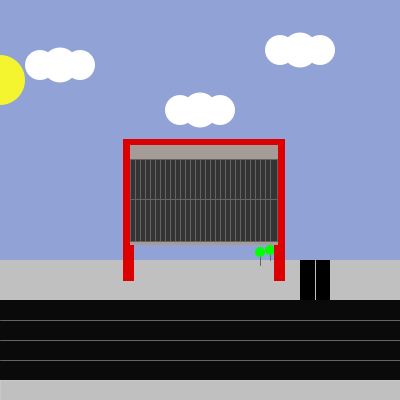
Frame 1 (no input)
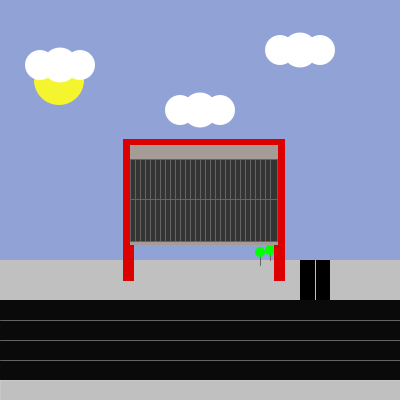
Frame 60 (the mouse pressed at the canvas centre just before this capture)
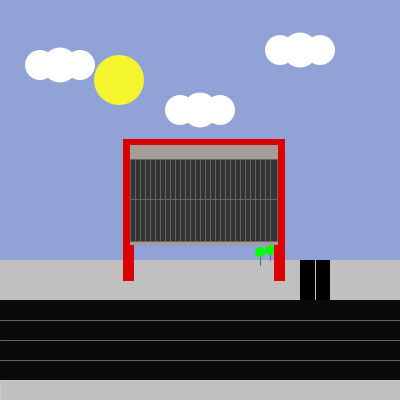
Frame 120 (the mouse held since frame 60 and released just before this capture)

The Processing sketch that drew these frames (run headless with seeded random() and noise(); from frame 60 on, the mouse is pressed at the canvas centre):

// Processing sketch: processing_123615
// ── processing_123615.pde

int xx;
int y=1;
void setup () {
  size (400, 400);
  background (209, 250, 251);
  xx = 0;
 
}
  
void draw() {
  background (145, 162, 214); //sol
  frameRate(60);
  fill(244, 245, 47);
  noStroke();
  ellipse(xx, height/5, 50, 50);
  if (xx < 500) {
    xx++;
  }


{ 
  //Nuvens
  fill(255);//cor:branco
  noStroke();
  ellipse(40, 65, 30, 30);
  ellipse(60, 65, 35, 35);
  ellipse(80, 65, 30, 30);
  ellipse(180, 110, 30, 30);
  ellipse(200, 110, 35, 35);
    ellipse(220, 110, 30, 30);
    ellipse(280,50,30,30);
    ellipse(300,50,35,35);
    ellipse(320,50,30,30);
    //RETIRADO DO TRABALHO DE CONCLUSÃ�O DA BRENDA DANIELA
}
noStroke();
{ 
fill(192,192,192);
  noStroke();
  rect(0, 260, 400, 40);
  stroke(220, 0, 0);
  //calÃ§ada superior 
  fill(255);
stroke(100);
line(270,260,270,255);
//tronco da Ã¡rvore
fill(0,255,0);
noStroke();
ellipse(270,250,10,10);
//copa da Ã¡rvore
  fill(255);
stroke(100);
line(260,265,260,255);
//tronco da Ã¡rvore 2
fill(0,255,0);
noStroke();
ellipse(260,252,10,10);
//copa da Ã¡rvore 2
}
{
stroke(220,0,0);
  fill(220, 0, 0);
  rect(123, 150, 10, 130);
  //coluna da esquerda
  fill(220, 0, 0);
  rect(123, 139, 161, 10);
  //coluna superior
  rect(274, 150, 10, 130);
  //coluna da direita

}


  noStroke();
fill(0);
rect(300,260,30,40);
//asfalto da direita

stroke(192);
fill(192,192,192);
line(315,260,315,300);


noStroke();
fill(165, 156, 152);
rect(130, 145, 148, 100);
//retÃ¢ngulo central
//x,y,largura,altura
{
noStroke();
fill(10);
rect(0, 300, 400, 80);
//asfalto principal
stroke(200);
fill(192, 192, 192);
rect(0, 380, 400, 200);
//calÃ§ada inferior

}
color(255,0,255);
stroke(100);
line(0,320,400,320);
line(0,340,400,340);
line(0,360,400,360);
//linhas do asfalto principal




for (int i = 0; i <3; i++) {
  fill(50+i);
  stroke(100);

  rect(130, 159, 5+i, 40+i);
  rect(130+5, 159, 5+i, 40+i);
  rect(130+10, 159, 5+i, 40+i);
  rect(130+15, 159, 5+i, 40+i);
  rect(130+20, 159, 5+i, 40+i);
  rect(130+25, 159, 5+i, 40+i);
  rect(130+30, 159, 5+i, 40+i);
  rect(130+35, 159, 5+i, 40+i);
  rect(130+40, 159, 5+i, 40+i);
  rect(130+45, 159, 5+i, 40+i);
  rect(130+50, 159, 5+i, 40+i);
  rect(130+55, 159, 5+i, 40+i);
  rect(130+60, 159, 5+i, 40+i);
  rect(130+65, 159, 5+i, 40+i);
  rect(130+70, 159, 5+i, 40+i);
  rect(130+75, 159, 5+i, 40+i);
  rect(130+80, 159, 5+i, 40+i);
  rect(130+85, 159, 5+i, 40+i);
  rect(130+90, 159, 5+i, 40+i);
  rect(130+95, 159, 5+i, 40+i);
  rect(130+100, 159, 5+i, 40+i);
  rect(130+105, 159, 5+i, 40+i);
  rect(130+110, 159, 5+i, 40+i);
  rect(130+115, 159, 5+i, 40+i);
  rect(130+120, 159, 5+i, 40+i);
  rect(130+125, 159, 5+i, 40+i);
  rect(130+130, 159, 5+i, 40+i);
  rect(130+135, 159, 5+i, 40+i);
  rect(130+140, 159, 5+i, 40+i);
//janelas superiores
  rect(130, 199, 5+i, 40+i);
  rect(130+5, 199, 5+i, 40+i);
  rect(130+10, 199, 5+i, 40+i);
  rect(130+15, 199, 5+i, 40+i);
  rect(130+20, 199, 5+i, 40+i);
  rect(130+25, 199, 5+i, 40+i);
  rect(130+30, 199, 5+i, 40+i);
  rect(130+35, 199, 5+i, 40+i);
  rect(130+40, 199, 5+i, 40+i);
  rect(130+45, 199, 5+i, 40+i);
  rect(130+50, 199, 5+i, 40+i);
  rect(130+55, 199, 5+i, 40+i);
  rect(130+60, 199, 5+i, 40+i);
  rect(130+65, 199, 5+i, 40+i);
  rect(130+70, 199, 5+i, 40+i);
  rect(130+75, 199, 5+i, 40+i);
  rect(130+80, 199, 5+i, 40+i);
  rect(130+85, 199, 5+i, 40+i);
  rect(130+90, 199, 5+i, 40+i);
  rect(130+95, 199, 5+i, 40+i);
  rect(130+100, 199, 5+i, 40+i);
  rect(130+105, 199, 5+i, 40+i);
  rect(130+110, 199, 5+i, 40+i);
  rect(130+115, 199, 5+i, 40+i);
  rect(130+120, 199, 5+i, 40+i);
  rect(130+125, 199, 5+i, 40+i);
  rect(130+130, 199, 5+i, 40+i);
  rect(130+135, 199, 5+i, 40+i);
  rect(130+140, 199, 5+i, 40+i);
//janelas inferiores
}


}
